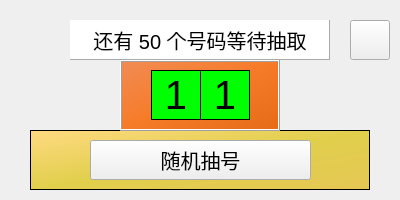
<?xml version="1.0" encoding="UTF-8"?>
<ui version="4.0">
 <class>MainWindow</class>
 <widget class="QMainWindow" name="MainWindow">
  <property name="geometry">
   <rect>
    <x>0</x>
    <y>0</y>
    <width>400</width>
    <height>200</height>
   </rect>
  </property>
  <property name="windowTitle">
   <string>随机抽号</string>
  </property>
  <widget class="QWidget" name="centralwidget">
   <widget class="QLabel" name="topic">
    <property name="enabled">
     <bool>true</bool>
    </property>
    <property name="geometry">
     <rect>
      <x>70</x>
      <y>20</y>
      <width>260</width>
      <height>40</height>
     </rect>
    </property>
    <property name="font">
     <font>
      <pointsize>15</pointsize>
     </font>
    </property>
    <property name="styleSheet">
     <string notr="true">background-color: rgb(255, 255, 255);
border-color: rgb(0, 0, 0);</string>
    </property>
    <property name="frameShape">
     <enum>QFrame::Panel</enum>
    </property>
    <property name="frameShadow">
     <enum>QFrame::Raised</enum>
    </property>
    <property name="text">
     <string>还有 50 个号码等待抽取</string>
    </property>
    <property name="alignment">
     <set>Qt::AlignCenter</set>
    </property>
   </widget>
   <widget class="QPushButton" name="start">
    <property name="geometry">
     <rect>
      <x>90</x>
      <y>140</y>
      <width>221</width>
      <height>40</height>
     </rect>
    </property>
    <property name="font">
     <font>
      <pointsize>15</pointsize>
     </font>
    </property>
    <property name="text">
     <string>随机抽号</string>
    </property>
   </widget>
   <widget class="QLabel" name="number2">
    <property name="geometry">
     <rect>
      <x>200</x>
      <y>70</y>
      <width>50</width>
      <height>50</height>
     </rect>
    </property>
    <property name="font">
     <font>
      <pointsize>30</pointsize>
     </font>
    </property>
    <property name="styleSheet">
     <string notr="true">background-color: rgb(0, 255, 0);</string>
    </property>
    <property name="frameShape">
     <enum>QFrame::Box</enum>
    </property>
    <property name="text">
     <string>1</string>
    </property>
    <property name="alignment">
     <set>Qt::AlignCenter</set>
    </property>
   </widget>
   <widget class="QLabel" name="number1">
    <property name="geometry">
     <rect>
      <x>151</x>
      <y>70</y>
      <width>50</width>
      <height>50</height>
     </rect>
    </property>
    <property name="font">
     <font>
      <pointsize>30</pointsize>
     </font>
    </property>
    <property name="styleSheet">
     <string notr="true">background-color: rgb(0, 255, 0);</string>
    </property>
    <property name="frameShape">
     <enum>QFrame::Box</enum>
    </property>
    <property name="text">
     <string>1</string>
    </property>
    <property name="alignment">
     <set>Qt::AlignCenter</set>
    </property>
   </widget>
   <widget class="QPushButton" name="setting">
    <property name="geometry">
     <rect>
      <x>350</x>
      <y>20</y>
      <width>40</width>
      <height>40</height>
     </rect>
    </property>
    <property name="text">
     <string/>
    </property>
    <property name="icon">
     <iconset>
      <normaloff>../../温予乐/我的桌面/sl/随机抽号/ui/img/setting.png</normaloff>../../温予乐/我的桌面/sl/随机抽号/ui/img/setting.png</iconset>
    </property>
    <property name="iconSize">
     <size>
      <width>40</width>
      <height>40</height>
     </size>
    </property>
   </widget>
   <widget class="QFrame" name="frame">
    <property name="geometry">
     <rect>
      <x>120</x>
      <y>60</y>
      <width>160</width>
      <height>71</height>
     </rect>
    </property>
    <property name="styleSheet">
     <string notr="true">background-color: qlineargradient(spread:pad, x1:0, y1:0, x2:1, y2:1, stop:0 rgba(241, 140, 85, 255), stop:0.5 rgba(246, 123, 40, 255), stop:1 rgba(229, 107, 23, 255));</string>
    </property>
    <property name="frameShape">
     <enum>QFrame::Box</enum>
    </property>
    <property name="frameShadow">
     <enum>QFrame::Raised</enum>
    </property>
   </widget>
   <widget class="QFrame" name="frame_2">
    <property name="geometry">
     <rect>
      <x>30</x>
      <y>130</y>
      <width>340</width>
      <height>60</height>
     </rect>
    </property>
    <property name="styleSheet">
     <string notr="true">background-color: qlineargradient(spread:pad, x1:0, y1:0, x2:1, y2:1, stop:0 rgba(255, 218, 130, 255), stop:0.5 rgba(225, 207, 76, 255), stop:1 rgba(229, 199, 84, 255));</string>
    </property>
    <property name="frameShape">
     <enum>QFrame::Box</enum>
    </property>
   </widget>
   <zorder>frame_2</zorder>
   <zorder>frame</zorder>
   <zorder>topic</zorder>
   <zorder>start</zorder>
   <zorder>number2</zorder>
   <zorder>number1</zorder>
   <zorder>setting</zorder>
  </widget>
 </widget>
 <resources/>
 <connections/>
</ui>
